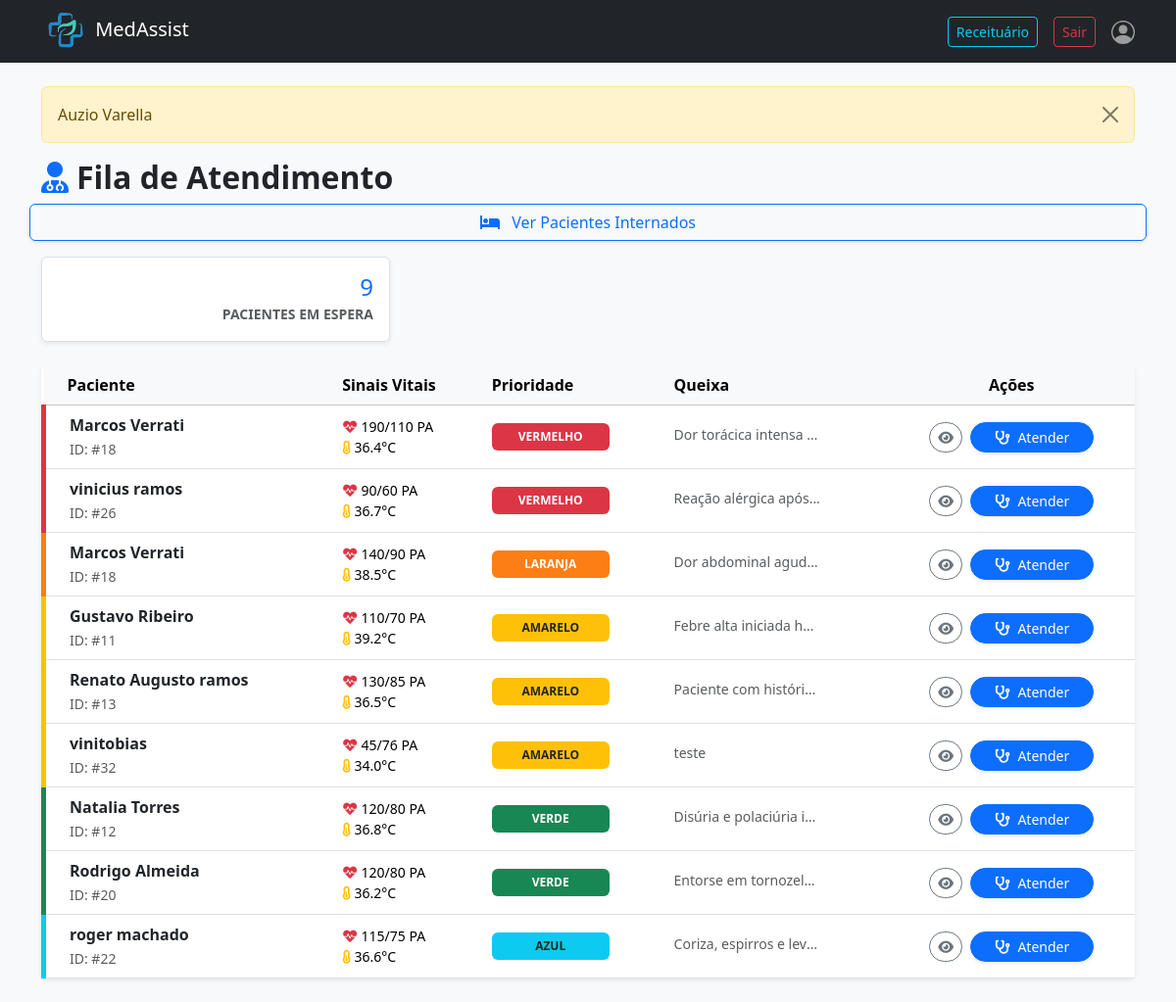
/view/painel-medico.php (signed in), run on the app's committed database.
### tables this page shows
CREATE TABLE `triagens` (
  `id` int(11) NOT NULL AUTO_INCREMENT,
  `paciente_id` int(11) NOT NULL,
  `enfermeiro_id` int(11) NOT NULL,
  `queixa_principal` text NOT NULL,
  `temperatura` decimal(4,1) DEFAULT NULL COMMENT 'Ex: 36.5',
  `peso` decimal(5,2) DEFAULT NULL COMMENT 'Ex: 70.50',
  `altura` decimal(3,2) DEFAULT NULL COMMENT 'Ex: 1.75',
  `frequencia_cardiaca` int(11) DEFAULT NULL COMMENT 'Ex: 80',
  `saturacao` int(11) DEFAULT NULL COMMENT 'Ex: 98',
  `pressao_sistolica` int(11) DEFAULT NULL,
  `pressao_diastolica` int(11) DEFAULT NULL,
  `classificacao_risco` enum('Azul','Verde','Amarelo','Laranja','Vermelho') DEFAULT 'Verde',
  `data_hora` datetime DEFAULT current_timestamp(),
  `status` enum('Aguardando Médico','Atendido','Cancelado') DEFAULT 'Aguardando Médico',
  PRIMARY KEY (`id`)
);

CREATE TABLE `usuarios` (
  `id` int(11) NOT NULL AUTO_INCREMENT,
  `cpf` varchar(14) DEFAULT NULL,
  `nome` varchar(100) NOT NULL,
  `email` varchar(100) DEFAULT NULL,
  `data_nascimento` date NOT NULL,
  `senha` varchar(255) DEFAULT NULL,
  `role` enum('admin','medico','enfermeiro','paciente') DEFAULT 'paciente' COMMENT 'Papéis de acesso ao sistema',
  `crm_registro` varchar(50) DEFAULT NULL COMMENT 'Registro CRM do Médico. Deve ser preenchido se o papel role for medico.',
  `coren_registro` varchar(50) DEFAULT NULL COMMENT 'Registro COREN do Enfermeiro/Técnico. Deve ser preenchido se o role for enfermeiro.',
  PRIMARY KEY (`id`),
  UNIQUE KEY `crm_registro` (`crm_registro`),
  UNIQUE KEY `coren_registro` (`coren_registro`),
  UNIQUE KEY `cpf` (`cpf`),
  UNIQUE KEY `cpf_2` (`cpf`),
  UNIQUE KEY `cpf_3` (`cpf`),
  UNIQUE KEY `cpf_4` (`cpf`)
);

### Model/MedicoService.php (called while the page is built, shortened)
<?php
class MedicoService {
    private $db;
    public function __construct($conexao) {
        $this->db = $conexao;
    }
    public function listarFilaEspera() {
        $sql = "SELECT
                    t.id as triagem_id,
                    u.nome as paciente_nome,
                    t.classificacao_risco,
                    t.data_hora,
                    t.paciente_id,
                    t.pressao_sistolica,
                    t.pressao_diastolica,
                    t.temperatura,
                    t.queixa_principal
                FROM triagens t
                JOIN usuarios u ON t.paciente_id = u.id
                WHERE t.status = 'Aguardando Médico'
                ORDER BY
                    CASE
                        WHEN t.classificacao_risco = 'Vermelho' THEN 1
                        WHEN t.classificacao_risco = 'Laranja' THEN 2
                        WHEN t.classificacao_risco = 'Amarelo' THEN 3
                        WHEN t.classificacao_risco = 'Verde' THEN 4
                        WHEN t.classificacao_risco = 'Azul' THEN 5
                        ELSE 6
                    END ASC, t.data_hora ASC";
        $resultado = mysqli_query($this->db, $sql);
        return $resultado;
    }
}

### view/painel-medico.php (the view, shortened to what this page needs)
<?php
    require_once '../Model/conexao.php';
    require_once '../Model/MedicoService.php';
    $medicoService = new MedicoService($conexao);
    $fila = $medicoService->listarFilaEspera();
?>
<!DOCTYPE html>
<html lang="pt-br">
<head>
    <link href="https://cdn.jsdelivr.net/npm/bootstrap@5.3.3/dist/css/bootstrap.min.css" rel="stylesheet">
    <link rel="stylesheet" href="https://cdnjs.cloudflare.com/ajax/libs/font-awesome/6.0.0/css/all.min.css">
</head>
<body class="bg-light">
    <?php include('navbar.php'); ?>
    <div class="container py-4">
        <?php include('mensagem.php'); ?>
        <div class="row mb-4">
            <div class="col-md-8">
                <h2 class="fw-bold"><i class="fas fa-user-md me-2 text-primary"></i>Fila de Atendimento</h2>
            </div>
            <a href="painel-internacao.php" class="btn btn-outline-primary shadow-sm mb-3">
                <i class="fas fa-bed me-2"></i> Ver Pacientes Internados
            </a>
            <div class="col-md-4 text-end">
                <div class="p-3 bg-white shadow-sm rounded border">
                    <span class="h4 d-block mb-0 text-primary">
                        <?= ($fila instanceof mysqli_result) ? mysqli_num_rows($fila) : '0'; ?>
                    </span>
                    <small class="text-uppercase text-muted fw-bold">Pacientes em espera</small>
                </div>
            </div>
        </div>
        <div class="card shadow-sm border-0">
            <div class="card-body p-0">
                <div class="table-responsive">
                    <table class="table table-hover align-middle mb-0">
                        <thead class="table-light">
                            <tr>
                                <th class="ps-4">Paciente</th>
                                <th>Sinais Vitais</th>
                                <th>Prioridade</th>
                                <th>Queixa</th>
                                <th class="text-center">Ações</th>
                            </tr>
                        </thead>
                        <tbody>
                            <?php if($fila && mysqli_num_rows($fila) > 0): ?>
                                <?php while($p = mysqli_fetch_assoc($fila)):
                                    $cor = $p['classificacao_risco'];
                                    $classe_cor = match($cor) {
                                        'Vermelho' => 'bg-danger',
                                        'Laranja'  => 'bg-laranja',
                                        'Amarelo'  => 'bg-warning text-dark',
                                        'Verde'    => 'bg-success',
                                        'Azul'     => 'bg-info text-dark',
                                        default    => 'bg-secondary',
                                    };
                                ?>
                                    <tr class="card-paciente border-<?= $cor; ?>">
                                        <td class="ps-4">
                                            <span class="fw-bold d-block text-dark"><?= $p['paciente_nome']; ?></span>
                                            <small class="text-muted">ID: #<?= $p['paciente_id']; ?></small>
                                        </td>
                                        <td>
                                            <div class="small">
                                                <i class="fas fa-heartbeat text-danger"></i> <?= $p['pressao_sistolica'] ?>/<?= $p['pressao_diastolica'] ?> PA<br>
                                                <i class="fas fa-thermometer-half text-warning"></i> <?= $p['temperatura'] ?>°C
                                            </div>
                                        </td>
                                        <td><span class="badge <?= $classe_cor; ?> badge-prioridade"><?= strtoupper($cor); ?></span></td>
                                        <td><small class="text-muted text-truncate d-inline-block" style="max-width: 150px;"><?= $p['queixa_principal']; ?></small></td>
                                        <td class="text-center">
                                            <div class="d-flex justify-content-center gap-2">
                                                <a href="triagem-view.php?id=<?= $p['triagem_id']; ?>"
                                                   class="btn btn-outline-secondary btn-sm rounded-pill"
                                                   title="Ver Triagem Completa">
                                                    <i class="fas fa-eye"></i>
                                                </a>
                                                <a href="../controller/AtendimentoHubController.php?paciente_id=<?= $p['paciente_id']; ?>&triagem_id=<?= $p['triagem_id']; ?>"
                                                class="btn btn-primary btn-sm px-4 rounded-pill shadow-sm">
                                                    <i class="fas fa-stethoscope me-1"></i> Atender
                                                </a>
                                            </div>
                                        </td>
                                    </tr>
                                <?php endwhile; ?>
                            <?php endif; ?>
                        </tbody>
                    </table>
                </div>
            </div>
        </div>
    </div>
</body>
</html>

### view/painel-medico.php (style rules this page uses)
.card-paciente { border-left: 5px solid #dee2e6; transition: 0.3s; }
.border-Vermelho { border-left-color: #dc3545 !important; }
.border-Laranja { border-left-color: #fd7e14 !important; }
.border-Amarelo { border-left-color: #ffc107 !important; }
.border-Verde { border-left-color: #198754 !important; }
.border-Azul { border-left-color: #0dcaf0 !important; }
.bg-laranja { background-color: #fd7e14 !important; color: white !important; }
.badge-prioridade { width: 120px; display: inline-block; text-align: center; padding: 8px 0; font-weight: bold; }

### data on the page
triagens: usuarios.nome "Marcos Verrati", paciente "18", pressao_sistolica "190", pressao_diastolica "110", temperatura "36.4", classificacao_risco "VERMELHO", queixa_principal "Dor torácica intensa…"
triagens: usuarios.nome "vinicius ramos", paciente "26", pressao_sistolica "90", pressao_diastolica "60", temperatura "36.7", classificacao_risco "VERMELHO", queixa_principal "Reação alérgica após…"
triagens: usuarios.nome "Marcos Verrati", paciente "18", pressao_sistolica "140", pressao_diastolica "90", temperatura "38.5", classificacao_risco "LARANJA", queixa_principal "Dor abdominal agud…"
triagens: usuarios.nome "Gustavo Ribeiro", paciente "11", pressao_sistolica "110", pressao_diastolica "70", temperatura "39.2", classificacao_risco "AMARELO", queixa_principal "Febre alta iniciada h…"
triagens: usuarios.nome "Renato Augusto ramos", paciente "13", pressao_sistolica "130", pressao_diastolica "85", temperatura "36.5", classificacao_risco "AMARELO", queixa_principal "Paciente com históri…"
triagens: usuarios.nome "vinitobias", paciente "32", pressao_sistolica "45", pressao_diastolica "76", temperatura "34.0", classificacao_risco "AMARELO", queixa_principal "teste"
triagens: usuarios.nome "Natalia Torres", paciente "12", pressao_sistolica "120", pressao_diastolica "80", temperatura "36.8", classificacao_risco "VERDE", queixa_principal "Disúria e polaciúria i…"
triagens: usuarios.nome "Rodrigo Almeida", paciente "20", pressao_sistolica "120", pressao_diastolica "80", temperatura "36.2", classificacao_risco "VERDE", queixa_principal "Entorse em tornozel…"
triagens: usuarios.nome "roger machado", paciente "22", pressao_sistolica "115", pressao_diastolica "75", temperatura "36.6", classificacao_risco "AZUL", queixa_principal "Coriza, espirros e lev…"

### other printed values
$_SESSION['mensagem'] "Auzio Varella"
mysqli_num_rows($fila) "9"
